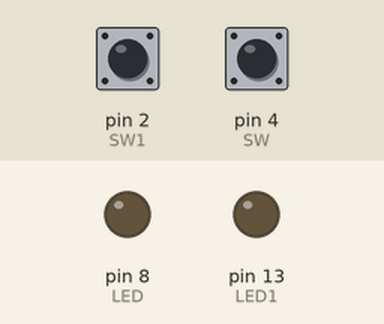
Bench run of a sketch on a simulated Arduino Uno, built with avr-gcc and run on an emulated ATmega328P. On the bench: output pins drawn as LEDs (lit = HIGH). Inputs (shaded band) come from the test bench; at power-on: pin 2 (SW1) LOW, pin 4 (SW) LOW.

Above: at 1.2 s.
1.3 s: pin 2 (SW1) pulled HIGH for 0.15 s
At 1.37 s:
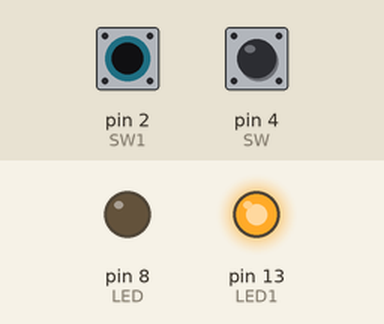
2.9 s: pin 4 (SW) pulled HIGH for 0.15 s
At 2.97 s:
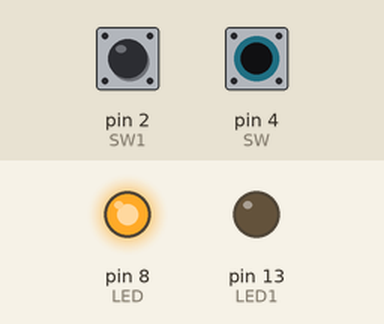
4.5 s: pin 4 (SW) pulled HIGH for 3.2 s
At 8.9 s:
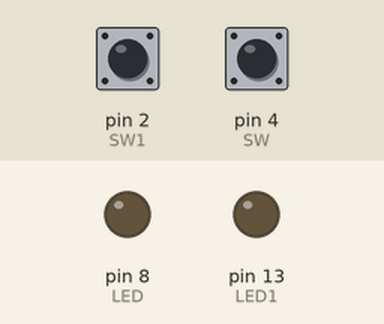
9.2 s: pin 2 (SW1) pulled HIGH for 3.2 s
At 10.2 s:
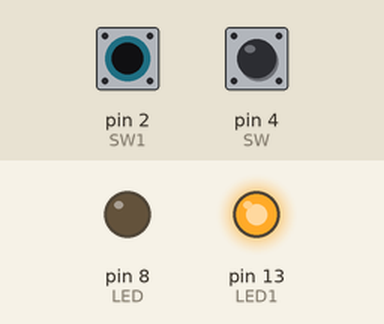
13.9 s: pin 2 (SW1) driven HIGH and pin 4 (SW) driven HIGH
At 14.9 s:
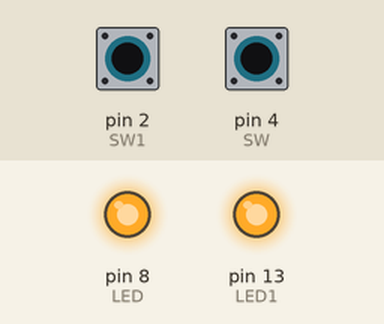
Timing chart, 0 to 16.4 s (numbered marks = the images above; inputs shaded):
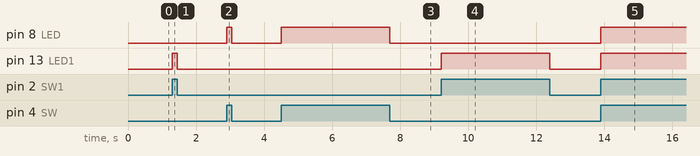

Measured:
- after the input at 1.3 s, pin 13 (LED1): LOW → HIGH at once, → LOW 0.15 s later
- after the input at 2.9 s, pin 8 (LED): LOW → HIGH at once, → LOW 0.15 s later
- after the input at 4.5 s, pin 8 (LED): LOW → HIGH at once, → LOW 3.2 s later
- after the input at 9.2 s, pin 13 (LED1): LOW → HIGH at once, → LOW 3.2 s later
- after the input at 13.9 s, pin 8 (LED), pin 13 (LED1): LOW → HIGH at once

The sketch:

lab_2_code.ino
```cpp
#define SW 4
#define SW1 2
#define LED 8
#define LED1 13

void setup() {
  // put your setup code here, to run once:
    pinMode(SW,INPUT);
     pinMode(SW1,INPUT);
    pinMode(LED,OUTPUT);
    pinMode(LED1,OUTPUT);
}

void loop() {
 int val1 = digitalRead(SW);
 int val2 = digitalRead(SW1);
if(val1==HIGH){
  digitalWrite(LED,HIGH);
  }
  else{
    digitalWrite(LED,LOW);
    }
 if(val2==HIGH){
  digitalWrite(LED1,HIGH);
  }
  else{
    digitalWrite(LED1,LOW);
    }
}
```
